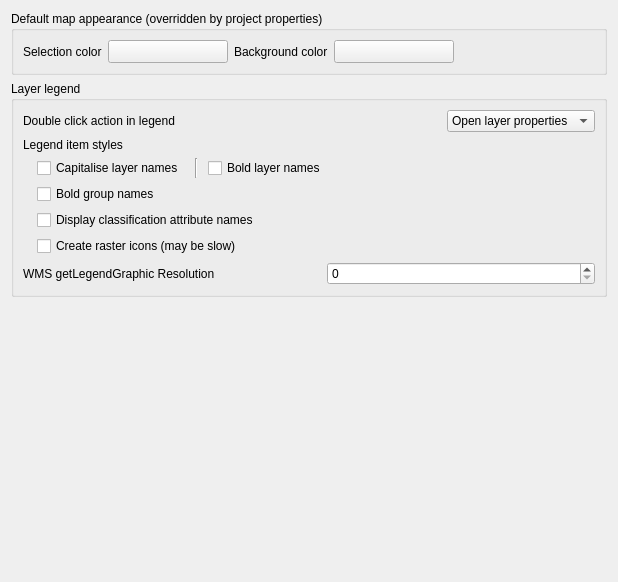
             <widget class="QWidget" name="mOptionsScrollAreaContents_06">
              <property name="geometry">
               <rect>
                <x>0</x>
                <y>0</y>
                <width>618</width>
                <height>582</height>
               </rect>
              </property>
              <layout class="QVBoxLayout" name="verticalLayout_25">
               <item>
                <widget class="QgsCollapsibleGroupBox" name="groupBox_9">
                 <property name="title">
                  <string>Default map appearance (overridden by project properties)</string>
                 </property>
                 <layout class="QGridLayout" name="gridLayout_7">
                  <item row="0" column="4">
                   <widget class="QgsColorButtonV2" name="pbnCanvasColor">
                    <property name="sizePolicy">
                     <sizepolicy hsizetype="Fixed" vsizetype="Fixed">
                      <horstretch>0</horstretch>
                      <verstretch>0</verstretch>
                     </sizepolicy>
                    </property>
                    <property name="minimumSize">
                     <size>
                      <width>120</width>
                      <height>0</height>
                     </size>
                    </property>
                    <property name="maximumSize">
                     <size>
                      <width>120</width>
                      <height>16777215</height>
                     </size>
                    </property>
                    <property name="text">
                     <string/>
                    </property>
                   </widget>
                  </item>
                  <item row="0" column="6">
                   <spacer name="horizontalSpacer_28">
                    <property name="orientation">
                     <enum>Qt::Horizontal</enum>
                    </property>
                    <property name="sizeHint" stdset="0">
                     <size>
                      <width>40</width>
                      <height>20</height>
                     </size>
                    </property>
                   </spacer>
                  </item>
                  <item row="0" column="3">
                   <widget class="QLabel" name="label">
                    <property name="sizePolicy">
                     <sizepolicy hsizetype="Maximum" vsizetype="Preferred">
                      <horstretch>0</horstretch>
                      <verstretch>0</verstretch>
                     </sizepolicy>
                    </property>
                    <property name="text">
                     <string>Background color</string>
                    </property>
                   </widget>
                  </item>
                  <item row="0" column="0">
                   <widget class="QLabel" name="textLabel1_9">
                    <property name="sizePolicy">
                     <sizepolicy hsizetype="Maximum" vsizetype="Preferred">
                      <horstretch>0</horstretch>
                      <verstretch>0</verstretch>
                     </sizepolicy>
                    </property>
                    <property name="text">
                     <string>Selection color</string>
                    </property>
                   </widget>
                  </item>
                  <item row="0" column="1">
                   <widget class="QgsColorButtonV2" name="pbnSelectionColor">
                    <property name="sizePolicy">
                     <sizepolicy hsizetype="Fixed" vsizetype="Fixed">
                      <horstretch>0</horstretch>
                      <verstretch>0</verstretch>
                     </sizepolicy>
                    </property>
                    <property name="minimumSize">
                     <size>
                      <width>120</width>
                      <height>0</height>
                     </size>
                    </property>
                    <property name="maximumSize">
                     <size>
                      <width>120</width>
                      <height>16777215</height>
                     </size>
                    </property>
                    <property name="text">
                     <string/>
                    </property>
                   </widget>
                  </item>
                 </layout>
                </widget>
               </item>
               <item>
                <widget class="QgsCollapsibleGroupBox" name="mLegendGrpBx">
                 <property name="minimumSize">
                  <size>
                   <width>0</width>
                   <height>0</height>
                  </size>
                 </property>
                 <property name="title">
                  <string>Layer legend</string>
                 </property>
                 <layout class="QVBoxLayout" name="verticalLayout_21">
                  <item>
                   <layout class="QHBoxLayout" name="horizontalLayout_8">
                    <item>
                     <widget class="QLabel" name="label_15">
                      <property name="text">
                       <string>Double click action in legend</string>
                      </property>
                     </widget>
                    </item>
                    <item>
                     <spacer name="horizontalSpacer_6">
                      <property name="orientation">
                       <enum>Qt::Horizontal</enum>
                      </property>
                      <property name="sizeHint" stdset="0">
                       <size>
                        <width>40</width>
                        <height>20</height>
                       </size>
                      </property>
                     </spacer>
                    </item>
                    <item>
                     <widget class="QComboBox" name="cmbLegendDoubleClickAction">
                      <item>
                       <property name="text">
                        <string>Open layer properties</string>
                       </property>
                      </item>
                      <item>
                       <property name="text">
                        <string>Open attribute table</string>
                       </property>
                      </item>
                     </widget>
                    </item>
                   </layout>
                  </item>
                  <item>
                   <layout class="QGridLayout" name="gridLayout_3">
                    <item row="1" column="2">
                     <widget class="Line" name="line_4">
                      <property name="minimumSize">
                       <size>
                        <width>12</width>
                        <height>0</height>
                       </size>
                      </property>
                      <property name="orientation">
                       <enum>Qt::Vertical</enum>
                      </property>
                     </widget>
                    </item>
                    <item row="1" column="0">
                     <spacer name="horizontalSpacer_34">
                      <property name="orientation">
                       <enum>Qt::Horizontal</enum>
                      </property>
                      <property name="sizeType">
                       <enum>QSizePolicy::Fixed</enum>
                      </property>
                      <property name="sizeHint" stdset="0">
                       <size>
                        <width>8</width>
                        <height>1</height>
                       </size>
                      </property>
                     </spacer>
                    </item>
                    <item row="1" column="1">
                     <widget class="QCheckBox" name="capitaliseCheckBox">
                      <property name="sizePolicy">
                       <sizepolicy hsizetype="Maximum" vsizetype="Fixed">
                        <horstretch>0</horstretch>
                        <verstretch>0</verstretch>
                       </sizepolicy>
                      </property>
                      <property name="text">
                       <string>Capitalise layer names</string>
                      </property>
                     </widget>
                    </item>
                    <item row="1" column="3">
                     <widget class="QCheckBox" name="mLegendLayersBoldChkBx">
                      <property name="sizePolicy">
                       <sizepolicy hsizetype="Minimum" vsizetype="Fixed">
                        <horstretch>0</horstretch>
                        <verstretch>0</verstretch>
                       </sizepolicy>
                      </property>
                      <property name="text">
                       <string>Bold layer names</string>
                      </property>
                     </widget>
                    </item>
                    <item row="3" column="1" colspan="3">
                     <widget class="QCheckBox" name="cbxLegendClassifiers">
                      <property name="text">
                       <string>Display classification attribute names</string>
                      </property>
                     </widget>
                    </item>
                    <item row="2" column="1" colspan="3">
                     <widget class="QCheckBox" name="mLegendGroupsBoldChkBx">
                      <property name="text">
                       <string>Bold group names</string>
                      </property>
                     </widget>
                    </item>
                    <item row="4" column="1" colspan="3">
                     <widget class="QCheckBox" name="cbxCreateRasterLegendIcons">
                      <property name="text">
                       <string>Create raster icons (may be slow)</string>
                      </property>
                     </widget>
                    </item>
                    <item row="0" column="0" colspan="4">
                     <widget class="QLabel" name="label_53">
                      <property name="sizePolicy">
                       <sizepolicy hsizetype="Minimum" vsizetype="Preferred">
                        <horstretch>0</horstretch>
                        <verstretch>0</verstretch>
                       </sizepolicy>
                      </property>
                      <property name="text">
                       <string>Legend item styles</string>
                      </property>
                     </widget>
                    </item>
                   </layout>
                  </item>
                  <item>
                   <layout class="QHBoxLayout" name="horizontalLayout_34">
                    <item>
                     <widget class="QLabel" name="label_58">
                      <property name="text">
                       <string>WMS getLegendGraphic Resolution</string>
                      </property>
                     </widget>
                    </item>
                    <item>
                     <spacer name="horizontalSpacer_39">
                      <property name="orientation">
                       <enum>Qt::Horizontal</enum>
                      </property>
                      <property name="sizeType">
                       <enum>QSizePolicy::Preferred</enum>
                      </property>
                      <property name="sizeHint" stdset="0">
                       <size>
                        <width>30</width>
                        <height>20</height>
                       </size>
                      </property>
                     </spacer>
                    </item>
                    <item>
                     <widget class="QSpinBox" name="mLegendGraphicResolutionSpinBox">
                      <property name="toolTip">
                       <string extracomment="MAP_RESOLUTION or DPI value overloading getMap default value (set 0 to use default)"/>
                      </property>
                      <property name="whatsThis">
                       <string extracomment="MAP_RESOLUTION or DPI value overloading getMap default value (set 0 to use default)"/>
                      </property>
                      <property name="minimum">
                       <number>0</number>
                      </property>
                      <property name="maximum">
                       <number>1000000</number>
                      </property>
                     </widget>
                    </item>
                   </layout>
                  </item>
                 </layout>
                </widget>
               </item>
               <item>
                <spacer>
                 <property name="orientation">
                  <enum>Qt::Vertical</enum>
                 </property>
                 <property name="sizeHint" stdset="0">
                  <size>
                   <width>20</width>
                   <height>40</height>
                  </size>
                 </property>
                </spacer>
               </item>
              </layout>
             </widget>
